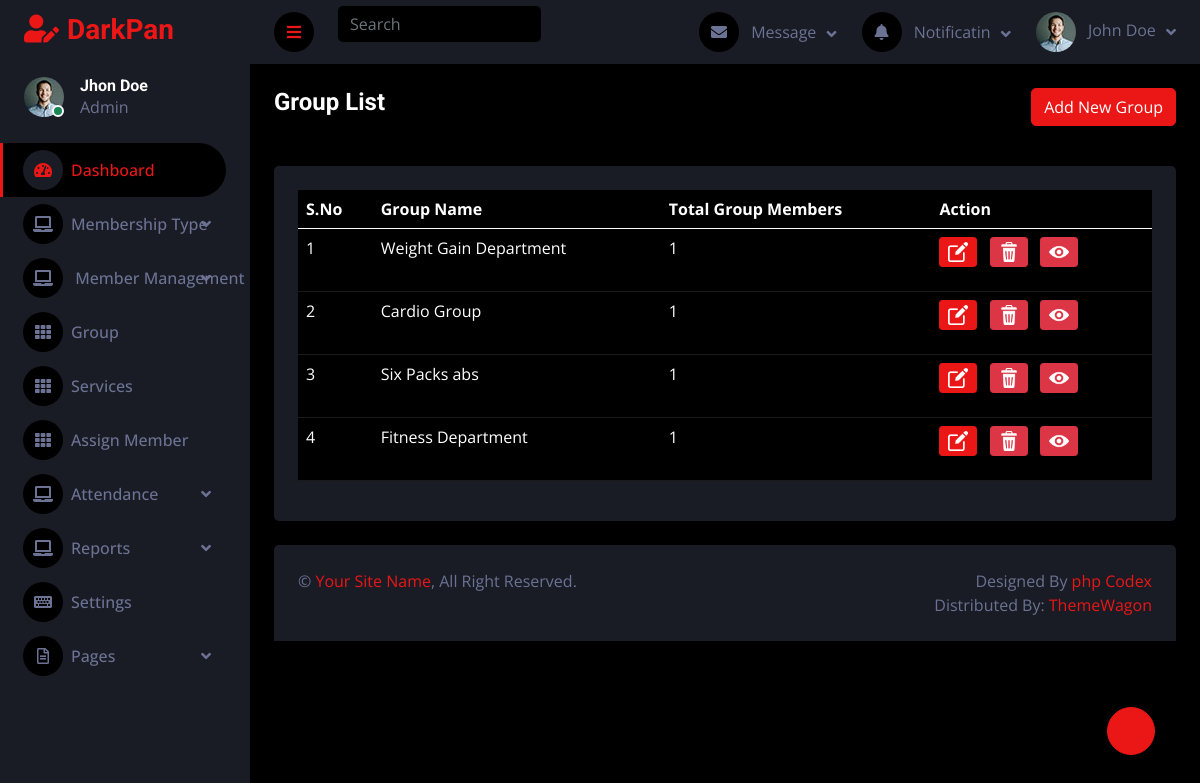
Page /view-group.php (signed in) on the committed database.
### tables this page shows
CREATE TABLE IF NOT EXISTS `group` (
  `id` int NOT NULL AUTO_INCREMENT,
  `name` varchar(250) DEFAULT NULL,
  `description` varchar(250) DEFAULT NULL,
  PRIMARY KEY (`id`)
);

### view-group.php (the view)
<?php include "common/header.php";
function countGroupMembers($group_id) {
                global $conn;
                $query = "SELECT COUNT(*) as total FROM member WHERE m_group = $group_id";
                $result = mysqli_query($conn, $query);
                $row = mysqli_fetch_assoc($result);
                return $row['total'];
            }
?>
<div class="container-fluid pt-4 px-4">
  <div class="row g-4">
    <div class="clearfix mb-3">
      <span class="float-start h4">Group List</span>
      <a href="add-group.php" class="btn btn-primary float-end">Add New Group</a>
    </div>
    <div class="col-sm-12">
      <div class="bg-secondary rounded h-100 p-4">
        <table class="table table-dark">
          <thead>
            <tr>
              <th scope="col">S.No</th>
              <th scope="col">Group Name</th>
              <th scope="col">Total Group Members</th>
              <th scope="col">Action</th>
            </tr>
          </thead>
          <tbody>
            <?php
            $sql = "SELECT *
                    FROM `group`
                    ";
            $fire = mysqli_query($conn, $sql);
            if (mysqli_num_rows($fire) > 0) {
              $i = 0;
              while ($row = mysqli_fetch_assoc($fire)) {
                $group_id = $row['id'];
                $group_name = $row['name'];
                $i++;
            ?>
                <tr>
                  <td><?php echo $i; ?></td>
                  <td><?php echo $group_name; ?></td>
                 <td><?php echo countGroupMembers($group_id); ?></td>
                  <td>
                    <ul class="action-list list-inline">
                      <li class="list-inline-item">
                        <a href="edit-group.php?group_id=<?php echo $group_id; ?>" class="btn btn-primary btn-sm" title="Edit Group">
                          <img src="img/edit.png" height="20px" width="20px" alt="Edit">
                        </a>
                      </li>
                      <li class="list-inline-item">
                        <a href="delete-group.php?group_id=<?php echo $group_id; ?>" class="btn btn-danger btn-sm" title="Delete Group" onclick="return confirm('Are you sure you want to delete this group?');">
                          <img src="img/delete.png"height="20px" width="20px"  alt="Delete">
                        </a>
                      </li>
                      <li class="list-inline-item">
                        <a href="see-group.php?group_id=<?php echo $group_id; ?>" class="btn btn-danger btn-sm" title="See Group">
                          <img src="img/eye.png"height="20px" width="20px"  alt="Delete">
                        </a>
                      </li>
                    </ul>
                  </td>
                </tr>
            <?php
              }
            }
            ?>
          </tbody>
        </table>
      </div>
    </div>
  </div>
</div>
<?php include "common/footer.php"; ?>

### css/style.css (style rules this page uses)
.btn { transition: .5s; }

### rows in the picture
group: name "Weight Gain Department", group_id "1"
group: name "Cardio Group", group_id "1"
group: name "Six Packs abs", group_id "1"
group: name "Fitness Department", group_id "1"
